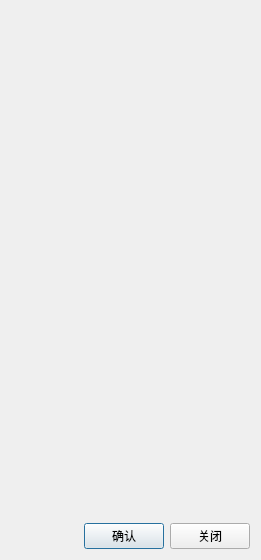
<?xml version="1.0" encoding="UTF-8"?>
<ui version="4.0">
 <class>DialogFracBasicClass</class>
 <widget class="QDialog" name="DialogFracBasicClass">
  <property name="geometry">
   <rect>
    <x>0</x>
    <y>0</y>
    <width>261</width>
    <height>560</height>
   </rect>
  </property>
  <property name="windowTitle">
   <string>DialogFracBasic</string>
  </property>
  <layout class="QVBoxLayout" name="verticalLayout" stretch="10,1">
   <item>
    <widget class="WidgetBasicFrac" name="widget" native="true"/>
   </item>
   <item>
    <layout class="QHBoxLayout" name="horizontalLayout">
     <item>
      <spacer name="horizontalSpacer">
       <property name="orientation">
        <enum>Qt::Horizontal</enum>
       </property>
       <property name="sizeHint" stdset="0">
        <size>
         <width>40</width>
         <height>20</height>
        </size>
       </property>
      </spacer>
     </item>
     <item>
      <widget class="QPushButton" name="pushButtonsure">
       <property name="text">
        <string>确认</string>
       </property>
      </widget>
     </item>
     <item>
      <widget class="QPushButton" name="pushButtonclose">
       <property name="text">
        <string>关闭</string>
       </property>
      </widget>
     </item>
    </layout>
   </item>
  </layout>
 </widget>
 <layoutdefault spacing="6" margin="11"/>
 <customwidgets>
  <customwidget>
   <class>WidgetBasicFrac</class>
   <extends>QWidget</extends>
   <header>widgetbasicfrac.h</header>
   <container>1</container>
  </customwidget>
 </customwidgets>
 <resources/>
 <connections/>
</ui>
